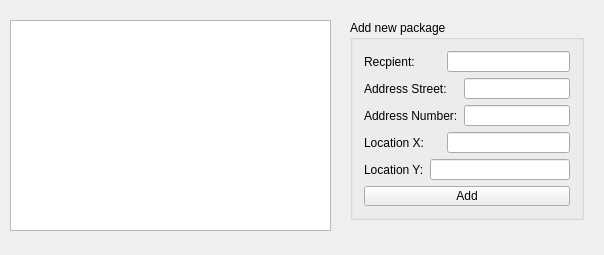
<?xml version="1.0" encoding="UTF-8"?>
<ui version="4.0">
 <class>CourierCompanyFormClass</class>
 <widget class="QMainWindow" name="CourierCompanyFormClass">
  <property name="geometry">
   <rect>
    <x>0</x>
    <y>0</y>
    <width>604</width>
    <height>255</height>
   </rect>
  </property>
  <property name="windowTitle">
   <string>CourierCompanyForm</string>
  </property>
  <widget class="QWidget" name="centralWidget">
   <widget class="QListWidget" name="listWidgetPackages">
    <property name="geometry">
     <rect>
      <x>10</x>
      <y>20</y>
      <width>321</width>
      <height>211</height>
     </rect>
    </property>
   </widget>
   <widget class="QGroupBox" name="groupBox">
    <property name="geometry">
     <rect>
      <x>350</x>
      <y>20</y>
      <width>234</width>
      <height>200</height>
     </rect>
    </property>
    <property name="title">
     <string>Add new package</string>
    </property>
    <layout class="QGridLayout" name="gridLayout">
     <item row="0" column="0">
      <widget class="QLabel" name="label">
       <property name="text">
        <string>Recpient:</string>
       </property>
      </widget>
     </item>
     <item row="0" column="2" colspan="2">
      <widget class="QLineEdit" name="lineEditRecipient"/>
     </item>
     <item row="1" column="0" colspan="3">
      <widget class="QLabel" name="label_2">
       <property name="text">
        <string>Address Street:</string>
       </property>
      </widget>
     </item>
     <item row="1" column="3">
      <widget class="QLineEdit" name="lineEditStreet"/>
     </item>
     <item row="2" column="0" colspan="3">
      <widget class="QLabel" name="label_3">
       <property name="text">
        <string>Address Number:</string>
       </property>
      </widget>
     </item>
     <item row="2" column="3">
      <widget class="QLineEdit" name="lineEditNumber"/>
     </item>
     <item row="3" column="0" colspan="2">
      <widget class="QLabel" name="label_4">
       <property name="text">
        <string>Location X:</string>
       </property>
      </widget>
     </item>
     <item row="3" column="2" colspan="2">
      <widget class="QLineEdit" name="lineEditX"/>
     </item>
     <item row="4" column="0">
      <widget class="QLabel" name="label_5">
       <property name="text">
        <string>Location Y:</string>
       </property>
      </widget>
     </item>
     <item row="4" column="1" colspan="3">
      <widget class="QLineEdit" name="lineEditY"/>
     </item>
     <item row="5" column="0" colspan="4">
      <widget class="QPushButton" name="pushButtonAdd">
       <property name="text">
        <string>Add</string>
       </property>
      </widget>
     </item>
    </layout>
   </widget>
  </widget>
 </widget>
 <layoutdefault spacing="6" margin="11"/>
 <resources>
  <include location="CourierCompanyForm.qrc"/>
 </resources>
 <connections/>
</ui>
